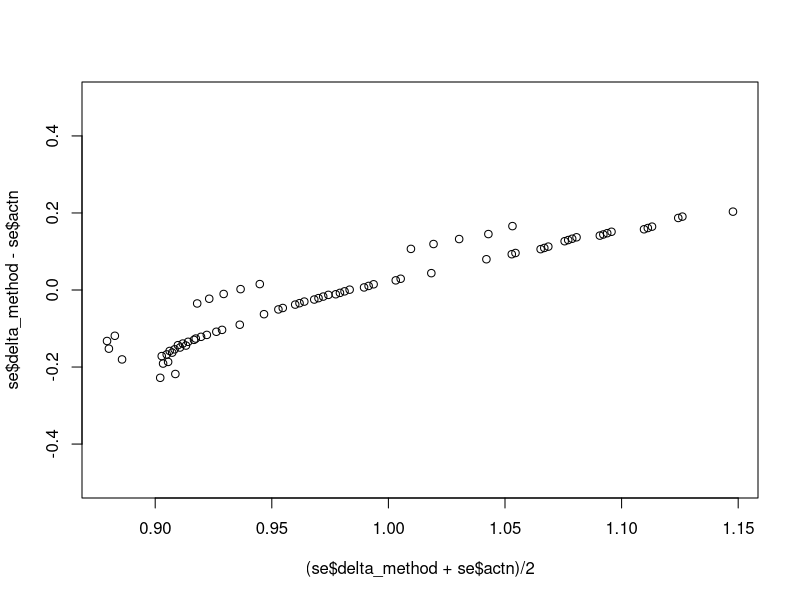
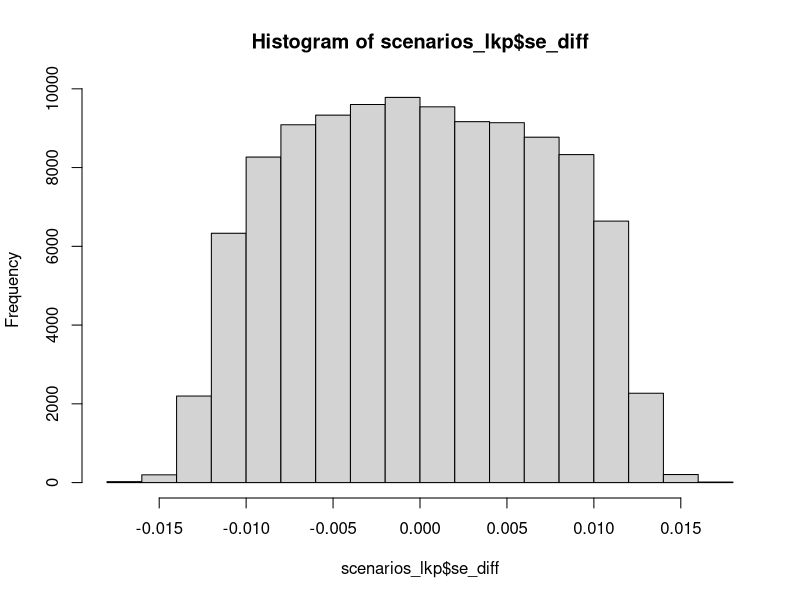

The R script that drew these images, in order:
# 04_se_odds

library(tidyverse)

# Simulate log odds ratios for comorbidity, treatment and interaction effects
log_ors <- expand.grid(
  como = c(-0.5, 0, 0.5),
  allc = c(-0.2,-0.1, 0, 0.1, 0.2),
  actn = c(-0.2,-0.1, 0, 0.1, 0.2)
)

# Calculate log odds ratio for interaction-group versus no comorbidity, no treatment group
log_ors$como_allc <- log_ors$como + log_ors$allc + log_ors$actn

# Simulate number of people in each group
ns <- tibble(cept = 0.4,
             como = 0.1,
             allc = 0.4,
             como_allc = 0.1)
ns <- ns %>% 
  slice(rep((1:4), nrow(log_ors)))
ns[] <- map(ns, ~ 300*.x)

log_odds <- log_ors
log_odds[] <- lapply(log_ors, function (x) -2.19 + x)
log_odds$cept <- -2.19
prob <- log_odds %>%
  select(-actn)
prob[] <- lapply(prob, plogis)

x <- map2(prob ,
          ns,
          ~ round(.x*.y)) %>% 
  bind_cols()

## Estimate standard error for interaction using delta method
p_m <- as.matrix(prob[, c("cept", "como", "allc", "como_allc")])
n_m <- as.matrix(ns[, c("cept", "como", "allc", "como_allc")])
x_m <- n_m * p_m

VarLogOdds <- function(x, n) {
  a <- x
  b <- n-x
  (1/a + 1/b)
}
log_var_odds <- VarLogOdds(x_m, n_m)
log_actn_se <- rowSums(log_var_odds)^0.5
log(4/96)
VarLogOdds(4, 96)^0.5
exp(-3.17 + 2*0.51)
log_actn_se[1]

## Reshape data to long to run logistic regression as check on calculations
x_lng <- x %>% 
  mutate(scenario = seq_along(allc)) %>% 
  gather(key = "key", value = "x", -scenario)
n_lng <- ns %>% 
  mutate(scenario = seq_along(allc)) %>% 
  gather(key = "key", value = "n", -scenario)

xn <- x_lng %>% 
  inner_join(n_lng) %>% 
  arrange(scenario, key) %>% 
  mutate(allc = if_else(key %in% c("allc", "como_allc"), 1, 0),
         como = if_else(key %in% c("como", "como_allc"), 1, 0))

xn<- xn %>% 
  arrange(scenario, como, allc) %>% 
  select(-key)

xn_mdl <- xn %>% 
  group_by(scenario) %>% 
  nest()

## RUn glm on each dataset
models <- map(xn_mdl$data, function(sset) (glm(cbind(x, n-x) ~ allc*como, data = sset, 
                                              family = "binomial")))
models_smry <- map(models, broom::tidy)
models_smry <- map(models_smry, function(x) {
  x %>% 
    mutate(term = c("cept", "allc", "como", "actn"))
})
names(models_smry) <- stringr::str_pad(string = seq_along(models_smry), width = 2, pad = "0")
models_smry <- bind_rows(models_smry, .id = "scenario")

## Summarise model results
est <- models_smry %>% 
  as_tibble() %>% 
  select(-statistic, -p.value, -std.error) %>%
  spread(key = term, value = estimate)

se <-  models_smry %>% 
  as_tibble() %>% 
  select(-statistic, -p.value, -estimate) %>%
  spread(key = term, value = std.error)

est <- bind_cols(log_ors, est)
est <- est[, sort(names(est))]
models_smry <- models_smry[, sort(names(models_smry))]


se <- bind_cols(delta_method = log_actn_se, se)
plot((se$delta_method + se$actn)/2, se$delta_method-se$actn, ylim = c(-0.5, 0.5))

rm(list = ls())

## Calculate variation in SE by numbers ----
n_study_group <- c(300, 500, 1000)/2
prev_com <- seq(0.1, 0.3, 0.05)
event_rate_base <- seq(0.05, 0.20, 0.05) #
log_or_como <- seq(-0.7, 0.7, 0.1)
log_or_allc <- seq(-0.5, 0.5, 0.1)
log_or_actn <- seq(-0.5, 0.5, 0.1)

scenarios <- expand.grid(n_study_group, prev_com, event_rate_base, log_or_como,
                     log_or_allc, log_or_actn)
names(scenarios) <- c("n_study_group", "prev_com", "event_rate_base", "log_or_como",
                  "log_or_allc", "log_or_actn")
EventOdds <- function(x_curr, n_curr, log_or, n_new){
  odds_curr <- x_curr/(n_curr - x_curr)
  log_odds_new <- log(odds_curr) + log_or
  x_new <- plogis(log_odds_new) * n_new
  x_new
}
se_df <- scenarios %>% 
  transmute(n_cept = n_study_group * prev_com,
            n_como = n_study_group * (1-prev_com),
            n_allc = n_cept,
            n_actn = n_como,
            x_cept = n_cept*event_rate_base,
            x_como = EventOdds(x_cept, n_cept, log_or_como, n_como),
            x_allc = EventOdds(x_cept, n_cept, log_or_allc, n_allc),
            x_actn = EventOdds(x_cept, n_cept, log_or_allc + log_or_actn, n_allc))
se_df <- se_df %>% 
  mutate_at(vars(starts_with("x")), round)
se_df <- as.matrix(se_df)
x <- se_df[ , c("x_cept", "x_como", "x_allc", "x_actn")] %>% rowSums()

se_df[se_df ==0] <- 0.5 
se_df <- 1/se_df

scenarios <- scenarios %>% 
  mutate(se_actn = rowSums(se_df)^0.5,
         x = x)
rm(se_df)

library(ggplot2)

# scenarios <- scenarios %>% 
#                      mutate(log_or_como = paste0("log OR comorbidity ", log_or_como),
#                             log_or_allc = paste0("log OR treatment ", log_or_allc))

plot_grey <-  ggplot(scenarios , 
                 aes(x = event_rate_base, y = se_actn,
                     group = interaction(log_or_actn, log_or_como, log_or_allc))) + 
  geom_point() +
  geom_line(alpha = 0.2) +
  facet_grid(n_study_group ~ prev_com) +
  scale_y_continuous("se for log OR interaction") 

plot_actn <- plot_grey + aes(colour = log_or_actn)
plot_como <- plot_grey + aes(colour = log_or_como)
plot_allc <- plot_grey + aes(colour = log_or_allc)

# pdf("figures/Plots of standard errors given itneractions.pdf", width = 10, height = 8)
# plot_actn
# plot_como
# plot_allc
# dev.off()
# 
# ## Simplify
# plot_actn2 <-  ggplot(scenarios %>% 
#                         filter(log_or_como %>%  round() ==0,
#                                log_or_allc %in% c(-0.5)), 
#                  aes(x = event_rate_base, y = se_actn*(n_study_group*prev_com)^0.5,
#                      colour = log_or_actn,
#                      group = interaction(log_or_actn, log_or_allc))) + 
#   geom_point() +
#   geom_line(alpha = 0.2) +
#   facet_grid(n_study_group ~ prev_com) +
#   scale_y_continuous("se for log OR interaction x sqrt of number in one arm wiht comorbidity") 


# summarise standard errors by n, event rate in baseline, prevalence of
# comorbidity and size of interaction This means need to do around a mean of 10
# different standard errors per trial per simulation to cover the 165 different
# combinations per trial (based on the range of odds ratios for the 
# main treatment effect and comorbidity effect ( What we are assuming here is that a
# difference in standradr error for an individual trial of 0.025 is trivial
se_smry <- scenarios %>% 
  group_by(n_study_group, prev_com, event_rate_base, log_or_actn) %>% 
  summarise_at(vars(se_actn), .funs = funs(mean, sd, min, max, length)) %>% 
  ungroup() %>% 
  mutate(unq_se = round((max-min)/0.025, 0))
                         
stem(se_smry$unq_se)
mean(se_smry$unq_se)

## To simplify further, for each interaction, we need to run a mean of 53
## simulations per trial (as opposed to one simulation per trial for the
## continuous analysis). We could start with the top and bottom scenarios and
## work intelligently through until no differences are apparent.
se_smry_interaction <-  scenarios %>% 
  group_by(n_study_group, log_or_actn) %>% 
  summarise_at(vars(se_actn), .funs = funs(mean, sd, min, max, length)) %>% 
  ungroup() %>% 
  mutate(unq_se = round((max-min)/0.025, 0))
stem(se_smry_interaction$unq_se)
mean(se_smry_interaction$unq_se)
sum(se_smry_interaction$unq_se) # total number of simulations to cover all possibilities for 3 trials
unique(scenarios$log_or_actn)

scenarios_lkp <- scenarios %>% 
  group_by(n_study_group, log_or_actn) %>% 
  mutate(min_se = min(se_actn)) %>% 
  ungroup() %>% 
  mutate(se_stnd_grp = trunc((se_actn-min_se)/0.025)) %>% 
  group_by(n_study_group, log_or_actn, se_stnd_grp) %>% 
  mutate(se_stnd = mean(se_actn)) %>% 
  ungroup() %>% 
  mutate(se_diff = se_actn - se_stnd)
hist(scenarios_lkp$se_diff)  

scenarios_lkp %>% 
  filter(n_study_group == 150, prev_com == 0.1, as.character(log_or_actn) == "-0.1") %>% 
  distinct(n_study_group, log_or_actn, se_stnd) %>% 
  arrange(se_stnd) %>% 
  as.data.frame()
